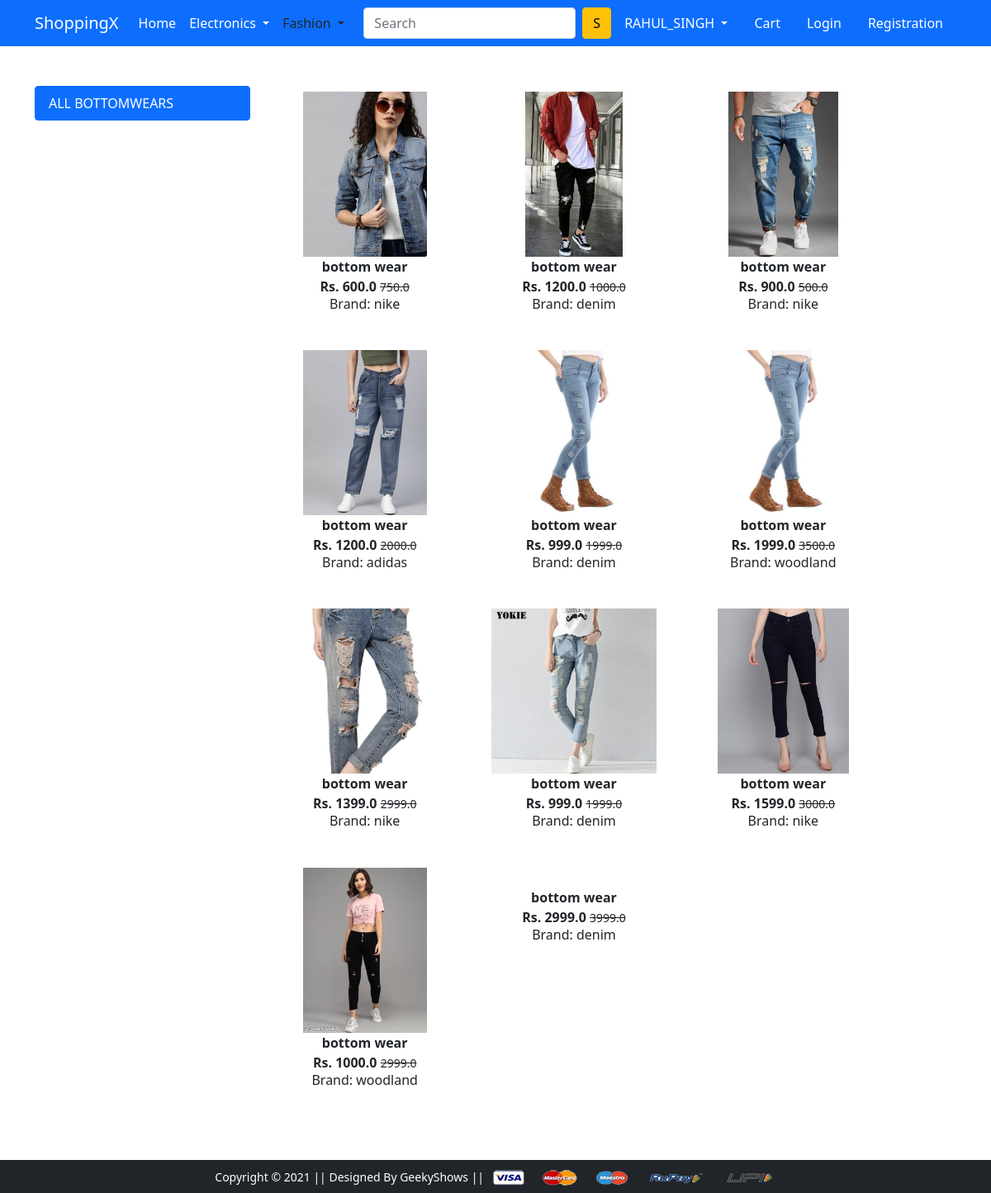
The app's page /bottomwear/ with its own data.
### app/models.py (models this page shows, shortened)
class Product(models.Model):
    title = models.CharField(max_length=100)
    selling_price = models.FloatField()
    discounted_price = models.FloatField()
    description = models.TextField()
    brand = models.CharField(max_length=100)
    category = models.CharField(choices=CATEGORY_CHOICES, max_length=2)
    product_image = models.ImageField(upload_to="productimg")

### app/views.py (the view)
# urls.py: path('bottomwear/', views.bottomwear, name='bottomwear'),
def bottomwear(request, data=None):
    if data == None:
        bottomwears = Product.objects.filter(category='BW')
    elif data=='ZARA' or data== 'GUCCI':
        bottomwears = Product.objects.filter(category='BW').filter(brand=data)
    elif data == 'below':
        bottomwears = Product.objects.filter(category='BW').filter(discounted_price__lt=1000)
    elif data == 'above':
        bottomwears = Product.objects.filter(category='BW').filter(discounted_price__gt=1000)
    return render(request, 'app/bottomwear.html',{'bottomwears':bottomwears})

### app/templates/app/bottomwear.html (shortened to what this page needs)
{% extends 'app/base.html' %}
{% load static %}
{% block main-content %}
<div class="container my-5">
 <div class="row">
  <div class="col-sm-3">
    <div class="list-group">
        <a href="{% url 'bottomwear' %}"
        class="list-group-item list-group-item-action active" area-current="true">ALL BOTTOMWEARS</a>
      </div>
  </div>
  <div class="col-sm-8">
    <div class="row">
      {% for product in bottomwears %}
        <div class="col-sm-4 text-center mb-4">
          <a href="{% url 'product-detail' product.id %}" class="btn">
            <div class="item">
              <img src="{{product.product_image.url}}" alt="" height="200" class="">
              <div class="fw-bold">{{product.title}}</div>
              <div class="fw-bold">Rs. {{product.discounted_price}}
                <small class="fw-light text-decoration-line-through">{{product.selling_price}}</small><br>
                <h6>Brand: {{product.brand}}</h6>
              </div>
            </div>
          </a>
        </div>
      {% endfor%}
    </div>
  </div>
 </div>
</div>
{% endblock main-content %}

### records on screen
Product: product_image (picture), title "bottom wear", discounted_price "600.0", selling_price "750.0", brand "nike"
Product: product_image (picture), title "bottom wear", discounted_price "1200.0", selling_price "1000.0", brand "denim"
Product: product_image (picture), title "bottom wear", discounted_price "900.0", selling_price "500.0", brand "nike"
Product: product_image (picture), title "bottom wear", discounted_price "1200.0", selling_price "2000.0", brand "adidas"
Product: product_image (picture), title "bottom wear", discounted_price "999.0", selling_price "1999.0", brand "denim"
Product: product_image (picture), title "bottom wear", discounted_price "1999.0", selling_price "3500.0", brand "woodland"
Product: product_image (picture), title "bottom wear", discounted_price "1399.0", selling_price "2999.0", brand "nike"
Product: product_image (picture), title "bottom wear", discounted_price "999.0", selling_price "1999.0", brand "denim"
Product: product_image (picture), title "bottom wear", discounted_price "1599.0", selling_price "3000.0", brand "nike"
Product: product_image (picture), title "bottom wear", discounted_price "1000.0", selling_price "2999.0", brand "woodland"
Product: title "bottom wear", discounted_price "2999.0", selling_price "3999.0", brand "denim"
